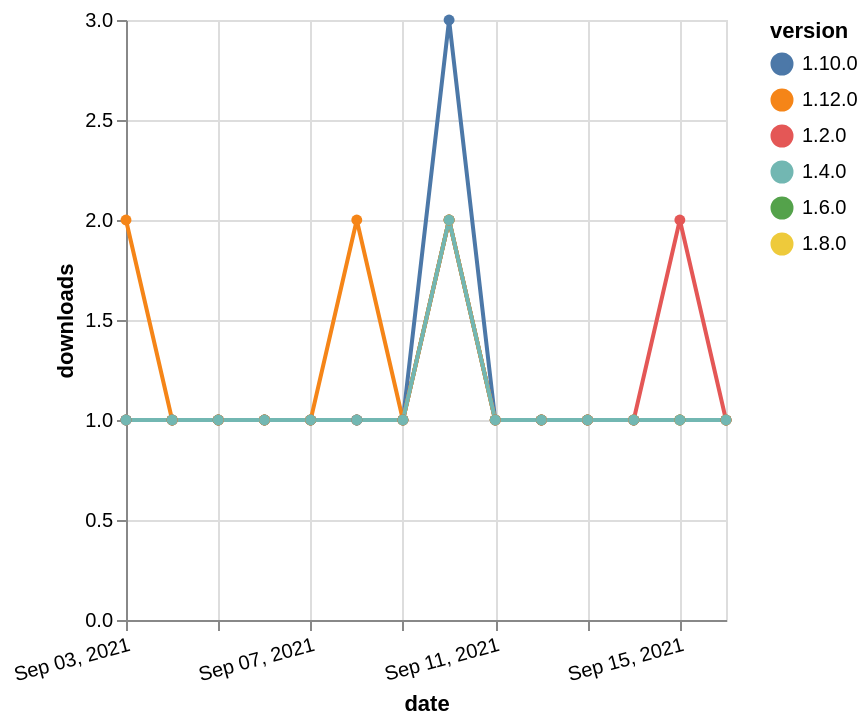

Vega-Lite specification for this chart:
### Vega-Lite specification from a JSON file in a GitHub repository (floating-point values rounded to 4 significant figures)
{"$schema": "https://vega.github.io/schema/vega-lite/v5.json", "description": "A simple bar chart with embedded data.", "data": {"values": [{"date": "2021-09-03", "total": 198, "delta": 1, "version": "1.6.0"}, {"date": "2021-09-04", "total": 199, "delta": 1, "version": "1.6.0"}, {"date": "2021-09-05", "total": 200, "delta": 1, "version": "1.6.0"}, {"date": "2021-09-06", "total": 201, "delta": 1, "version": "1.6.0"}, {"date": "2021-09-07", "total": 202, "delta": 1, "version": "1.6.0"}, {"date": "2021-09-08", "total": 203, "delta": 1, "version": "1.6.0"}, {"date": "2021-09-09", "total": 204, "delta": 1, "version": "1.6.0"}, {"date": "2021-09-10", "total": 206, "delta": 2, "version": "1.6.0"}, {"date": "2021-09-11", "total": 207, "delta": 1, "version": "1.6.0"}, {"date": "2021-09-12", "total": 208, "delta": 1, "version": "1.6.0"}, {"date": "2021-09-13", "total": 209, "delta": 1, "version": "1.6.0"}, {"date": "2021-09-14", "total": 210, "delta": 1, "version": "1.6.0"}, {"date": "2021-09-15", "total": 211, "delta": 1, "version": "1.6.0"}, {"date": "2021-09-16", "total": 212, "delta": 1, "version": "1.6.0"}, {"date": "2021-09-03", "total": 167, "delta": 1, "version": "1.8.0"}, {"date": "2021-09-04", "total": 168, "delta": 1, "version": "1.8.0"}, {"date": "2021-09-05", "total": 169, "delta": 1, "version": "1.8.0"}, {"date": "2021-09-06", "total": 170, "delta": 1, "version": "1.8.0"}, {"date": "2021-09-07", "total": 171, "delta": 1, "version": "1.8.0"}, {"date": "2021-09-08", "total": 172, "delta": 1, "version": "1.8.0"}, {"date": "2021-09-09", "total": 173, "delta": 1, "version": "1.8.0"}, {"date": "2021-09-10", "total": 175, "delta": 2, "version": "1.8.0"}, {"date": "2021-09-11", "total": 176, "delta": 1, "version": "1.8.0"}, {"date": "2021-09-12", "total": 177, "delta": 1, "version": "1.8.0"}, {"date": "2021-09-13", "total": 178, "delta": 1, "version": "1.8.0"}, {"date": "2021-09-14", "total": 179, "delta": 1, "version": "1.8.0"}, {"date": "2021-09-15", "total": 180, "delta": 1, "version": "1.8.0"}, {"date": "2021-09-16", "total": 181, "delta": 1, "version": "1.8.0"}, {"date": "2021-09-03", "total": 196, "delta": 1, "version": "1.10.0"}, {"date": "2021-09-04", "total": 197, "delta": 1, "version": "1.10.0"}, {"date": "2021-09-05", "total": 198, "delta": 1, "version": "1.10.0"}, {"date": "2021-09-06", "total": 199, "delta": 1, "version": "1.10.0"}, {"date": "2021-09-07", "total": 200, "delta": 1, "version": "1.10.0"}, {"date": "2021-09-08", "total": 201, "delta": 1, "version": "1.10.0"}, {"date": "2021-09-09", "total": 202, "delta": 1, "version": "1.10.0"}, {"date": "2021-09-10", "total": 205, "delta": 3, "version": "1.10.0"}, {"date": "2021-09-11", "total": 206, "delta": 1, "version": "1.10.0"}, {"date": "2021-09-12", "total": 207, "delta": 1, "version": "1.10.0"}, {"date": "2021-09-13", "total": 208, "delta": 1, "version": "1.10.0"}, {"date": "2021-09-14", "total": 209, "delta": 1, "version": "1.10.0"}, {"date": "2021-09-15", "total": 210, "delta": 1, "version": "1.10.0"}, {"date": "2021-09-16", "total": 211, "delta": 1, "version": "1.10.0"}, {"date": "2021-09-03", "total": 257, "delta": 1, "version": "1.2.0"}, {"date": "2021-09-04", "total": 258, "delta": 1, "version": "1.2.0"}, {"date": "2021-09-05", "total": 259, "delta": 1, "version": "1.2.0"}, {"date": "2021-09-06", "total": 260, "delta": 1, "version": "1.2.0"}, {"date": "2021-09-07", "total": 261, "delta": 1, "version": "1.2.0"}, {"date": "2021-09-08", "total": 262, "delta": 1, "version": "1.2.0"}, {"date": "2021-09-09", "total": 263, "delta": 1, "version": "1.2.0"}, {"date": "2021-09-10", "total": 265, "delta": 2, "version": "1.2.0"}, {"date": "2021-09-11", "total": 266, "delta": 1, "version": "1.2.0"}, {"date": "2021-09-12", "total": 267, "delta": 1, "version": "1.2.0"}, {"date": "2021-09-13", "total": 268, "delta": 1, "version": "1.2.0"}, {"date": "2021-09-14", "total": 269, "delta": 1, "version": "1.2.0"}, {"date": "2021-09-15", "total": 271, "delta": 2, "version": "1.2.0"}, {"date": "2021-09-16", "total": 272, "delta": 1, "version": "1.2.0"}, {"date": "2021-09-03", "total": 117, "delta": 2, "version": "1.12.0"}, {"date": "2021-09-04", "total": 118, "delta": 1, "version": "1.12.0"}, {"date": "2021-09-05", "total": 119, "delta": 1, "version": "1.12.0"}, {"date": "2021-09-06", "total": 120, "delta": 1, "version": "1.12.0"}, {"date": "2021-09-07", "total": 121, "delta": 1, "version": "1.12.0"}, {"date": "2021-09-08", "total": 123, "delta": 2, "version": "1.12.0"}, {"date": "2021-09-09", "total": 124, "delta": 1, "version": "1.12.0"}, {"date": "2021-09-10", "total": 126, "delta": 2, "version": "1.12.0"}, {"date": "2021-09-11", "total": 127, "delta": 1, "version": "1.12.0"}, {"date": "2021-09-12", "total": 128, "delta": 1, "version": "1.12.0"}, {"date": "2021-09-13", "total": 129, "delta": 1, "version": "1.12.0"}, {"date": "2021-09-14", "total": 130, "delta": 1, "version": "1.12.0"}, {"date": "2021-09-15", "total": 131, "delta": 1, "version": "1.12.0"}, {"date": "2021-09-16", "total": 132, "delta": 1, "version": "1.12.0"}, {"date": "2021-09-03", "total": 197, "delta": 1, "version": "1.4.0"}, {"date": "2021-09-04", "total": 198, "delta": 1, "version": "1.4.0"}, {"date": "2021-09-05", "total": 199, "delta": 1, "version": "1.4.0"}, {"date": "2021-09-06", "total": 200, "delta": 1, "version": "1.4.0"}, {"date": "2021-09-07", "total": 201, "delta": 1, "version": "1.4.0"}, {"date": "2021-09-08", "total": 202, "delta": 1, "version": "1.4.0"}, {"date": "2021-09-09", "total": 203, "delta": 1, "version": "1.4.0"}, {"date": "2021-09-10", "total": 205, "delta": 2, "version": "1.4.0"}, {"date": "2021-09-11", "total": 206, "delta": 1, "version": "1.4.0"}, {"date": "2021-09-12", "total": 207, "delta": 1, "version": "1.4.0"}, {"date": "2021-09-13", "total": 208, "delta": 1, "version": "1.4.0"}, {"date": "2021-09-14", "total": 209, "delta": 1, "version": "1.4.0"}, {"date": "2021-09-15", "total": 210, "delta": 1, "version": "1.4.0"}, {"date": "2021-09-16", "total": 211, "delta": 1, "version": "1.4.0"}]}, "width": "container", "mark": {"type": "line", "point": {"filled": true}}, "encoding": {"x": {"field": "date", "type": "temporal", "timeUnit": "yearmonthdate", "title": "date", "axis": {"labelAngle": -15}}, "y": {"field": "delta", "type": "quantitative", "title": "downloads"}, "color": {"field": "version", "type": "nominal"}, "tooltip": {"field": "delta"}}}
